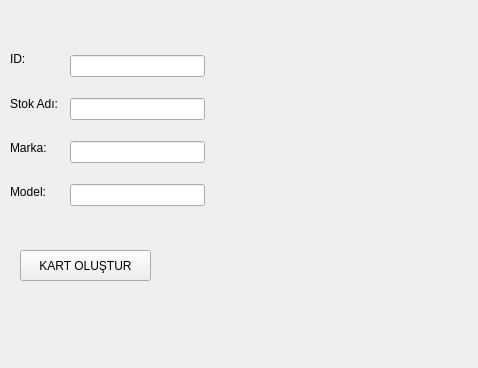
<?xml version="1.0" encoding="UTF-8"?>
<ui version="4.0">
 <class>KartOlustur</class>
 <widget class="QWidget" name="KartOlustur">
  <property name="geometry">
   <rect>
    <x>0</x>
    <y>0</y>
    <width>478</width>
    <height>368</height>
   </rect>
  </property>
  <property name="windowTitle">
   <string>Form</string>
  </property>
  <widget class="QPushButton" name="buton_kartolustur">
   <property name="geometry">
    <rect>
     <x>20</x>
     <y>250</y>
     <width>131</width>
     <height>31</height>
    </rect>
   </property>
   <property name="text">
    <string>KART OLUŞTUR</string>
   </property>
  </widget>
  <widget class="QWidget" name="layoutWidget">
   <property name="geometry">
    <rect>
     <x>10</x>
     <y>40</y>
     <width>61</width>
     <height>171</height>
    </rect>
   </property>
   <layout class="QVBoxLayout" name="verticalLayout">
    <item>
     <widget class="QLabel" name="label">
      <property name="text">
       <string>ID:</string>
      </property>
     </widget>
    </item>
    <item>
     <widget class="QLabel" name="label_2">
      <property name="text">
       <string>Stok Adı:</string>
      </property>
     </widget>
    </item>
    <item>
     <widget class="QLabel" name="label_3">
      <property name="text">
       <string>Marka:</string>
      </property>
     </widget>
    </item>
    <item>
     <widget class="QLabel" name="label_4">
      <property name="text">
       <string>Model:</string>
      </property>
     </widget>
    </item>
   </layout>
  </widget>
  <widget class="QWidget" name="layoutWidget">
   <property name="geometry">
    <rect>
     <x>70</x>
     <y>40</y>
     <width>135</width>
     <height>181</height>
    </rect>
   </property>
   <layout class="QVBoxLayout" name="verticalLayout_2">
    <item>
     <widget class="QLineEdit" name="lineEdit_ID"/>
    </item>
    <item>
     <widget class="QLineEdit" name="lineEdit_Stokadi"/>
    </item>
    <item>
     <widget class="QLineEdit" name="lineEdit_Marka"/>
    </item>
    <item>
     <widget class="QLineEdit" name="lineEdit_Model"/>
    </item>
   </layout>
  </widget>
 </widget>
 <resources/>
 <connections/>
</ui>
